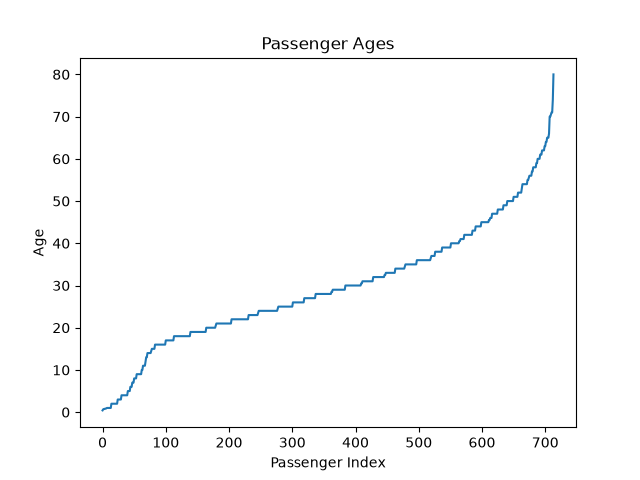

Generate this figure with Python:
import pandas as pd
import matplotlib.pyplot as plt

df = pd.read_csv(
    r"C:\Development\python\data_science\dataset\titanic.csv"
)

age_data = df["Age"].dropna().sort_values().reset_index(drop=True)

plt.plot(age_data)

plt.title("Passenger Ages")
plt.xlabel("Passenger Index")
plt.ylabel("Age")
plt.show()
